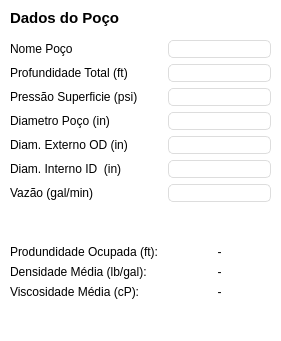
   <widget class="QGroupBox" name="groupBox">
    <property name="geometry">
     <rect>
      <x>10</x>
      <y>60</y>
      <width>281</width>
      <height>341</height>
     </rect>
    </property>
    <property name="styleSheet">
     <string notr="true">QGroupBox{
background-color: rgb(255, 255, 255);
border: none;
border-radius: 4px;
}</string>
    </property>
    <property name="title">
     <string notr="true"/>
    </property>
    <widget class="QWidget" name="gridLayoutWidget">
     <property name="geometry">
      <rect>
       <x>10</x>
       <y>40</y>
       <width>261</width>
       <height>296</height>
      </rect>
     </property>
     <layout class="QGridLayout" name="gridLayout">
      <item row="0" column="0">
       <widget class="QLabel" name="lbnTituloNomePoco">
        <property name="font">
         <font>
          <bold>false</bold>
         </font>
        </property>
        <property name="text">
         <string>Nome Poço</string>
        </property>
        <property name="alignment">
         <set>Qt::AlignmentFlag::AlignLeading|Qt::AlignmentFlag::AlignLeft|Qt::AlignmentFlag::AlignVCenter</set>
        </property>
       </widget>
      </item>
      <item row="5" column="0">
       <widget class="QLabel" name="lbnTituloDiametroID">
        <property name="font">
         <font>
          <bold>false</bold>
         </font>
        </property>
        <property name="text">
         <string>Diam. Interno ID  (in)</string>
        </property>
        <property name="alignment">
         <set>Qt::AlignmentFlag::AlignLeading|Qt::AlignmentFlag::AlignLeft|Qt::AlignmentFlag::AlignVCenter</set>
        </property>
       </widget>
      </item>
      <item row="4" column="1" colspan="2">
       <widget class="QLineEdit" name="editDiametroOD">
        <property name="styleSheet">
         <string notr="true">border: 1px solid #dddddd; 
border-radius: 5px;</string>
        </property>
       </widget>
      </item>
      <item row="9" column="1" colspan="2">
       <widget class="QLabel" name="lbnProfundidadeOcupada">
        <property name="styleSheet">
         <string notr="true"/>
        </property>
        <property name="text">
         <string>-</string>
        </property>
        <property name="alignment">
         <set>Qt::AlignmentFlag::AlignCenter</set>
        </property>
       </widget>
      </item>
      <item row="8" column="0" colspan="3">
       <spacer name="verticalSpacer_2">
        <property name="orientation">
         <enum>Qt::Orientation::Vertical</enum>
        </property>
        <property name="sizeHint" stdset="0">
         <size>
          <width>20</width>
          <height>40</height>
         </size>
        </property>
       </spacer>
      </item>
      <item row="2" column="0">
       <widget class="QLabel" name="lbnTituloPressaoSuperficie">
        <property name="font">
         <font>
          <bold>false</bold>
         </font>
        </property>
        <property name="text">
         <string>Pressão Superficie (psi)</string>
        </property>
        <property name="alignment">
         <set>Qt::AlignmentFlag::AlignLeading|Qt::AlignmentFlag::AlignLeft|Qt::AlignmentFlag::AlignVCenter</set>
        </property>
       </widget>
      </item>
      <item row="1" column="1" colspan="2">
       <widget class="QLineEdit" name="editProfundidadeTotal">
        <property name="styleSheet">
         <string notr="true">border: 1px solid #dddddd; 
border-radius: 5px;</string>
        </property>
       </widget>
      </item>
      <item row="6" column="0">
       <widget class="QLabel" name="lbnTituloVazao">
        <property name="font">
         <font>
          <bold>false</bold>
         </font>
        </property>
        <property name="text">
         <string>Vazão (gal/min)</string>
        </property>
        <property name="alignment">
         <set>Qt::AlignmentFlag::AlignLeading|Qt::AlignmentFlag::AlignLeft|Qt::AlignmentFlag::AlignVCenter</set>
        </property>
       </widget>
      </item>
      <item row="0" column="1" colspan="2">
       <widget class="QLineEdit" name="editNomePoco">
        <property name="styleSheet">
         <string notr="true">border: 1px solid #dddddd; 
border-radius: 5px;</string>
        </property>
       </widget>
      </item>
      <item row="10" column="1" colspan="2">
       <widget class="QLabel" name="lbnDensidadeMedia">
        <property name="styleSheet">
         <string notr="true"/>
        </property>
        <property name="text">
         <string>-</string>
        </property>
        <property name="alignment">
         <set>Qt::AlignmentFlag::AlignCenter</set>
        </property>
       </widget>
      </item>
      <item row="2" column="1" colspan="2">
       <widget class="QLineEdit" name="editPressaoSuperficie">
        <property name="styleSheet">
         <string notr="true">border: 1px solid #dddddd; 
border-radius: 5px;</string>
        </property>
       </widget>
      </item>
      <item row="6" column="1" colspan="2">
       <widget class="QLineEdit" name="editVazao">
        <property name="styleSheet">
         <string notr="true">border: 1px solid #dddddd; 
border-radius: 5px;</string>
        </property>
       </widget>
      </item>
      <item row="11" column="1" colspan="2">
       <widget class="QLabel" name="lbnViscosidadeMedia">
        <property name="styleSheet">
         <string notr="true"/>
        </property>
        <property name="text">
         <string>-</string>
        </property>
        <property name="alignment">
         <set>Qt::AlignmentFlag::AlignCenter</set>
        </property>
       </widget>
      </item>
      <item row="3" column="1" colspan="2">
       <widget class="QLineEdit" name="editDiametroPoco">
        <property name="styleSheet">
         <string notr="true">border: 1px solid #dddddd; 
border-radius: 5px;</string>
        </property>
       </widget>
      </item>
      <item row="12" column="0" colspan="3">
       <spacer name="verticalSpacer">
        <property name="orientation">
         <enum>Qt::Orientation::Vertical</enum>
        </property>
        <property name="sizeHint" stdset="0">
         <size>
          <width>20</width>
          <height>40</height>
         </size>
        </property>
       </spacer>
      </item>
      <item row="10" column="0">
       <widget class="QLabel" name="lbnTituloDensidadeMedia">
        <property name="font">
         <font>
          <bold>false</bold>
         </font>
        </property>
        <property name="text">
         <string>Densidade Média (lb/gal): </string>
        </property>
        <property name="alignment">
         <set>Qt::AlignmentFlag::AlignLeading|Qt::AlignmentFlag::AlignLeft|Qt::AlignmentFlag::AlignVCenter</set>
        </property>
       </widget>
      </item>
      <item row="9" column="0">
       <widget class="QLabel" name="lbnTituloProfundidadeOcupada">
        <property name="font">
         <font>
          <bold>false</bold>
         </font>
        </property>
        <property name="text">
         <string>Produndidade Ocupada (ft): </string>
        </property>
        <property name="alignment">
         <set>Qt::AlignmentFlag::AlignLeading|Qt::AlignmentFlag::AlignLeft|Qt::AlignmentFlag::AlignVCenter</set>
        </property>
       </widget>
      </item>
      <item row="4" column="0">
       <widget class="QLabel" name="lbnTituloDiametroOD">
        <property name="font">
         <font>
          <bold>false</bold>
         </font>
        </property>
        <property name="text">
         <string>Diam. Externo OD (in)</string>
        </property>
        <property name="alignment">
         <set>Qt::AlignmentFlag::AlignLeading|Qt::AlignmentFlag::AlignLeft|Qt::AlignmentFlag::AlignVCenter</set>
        </property>
       </widget>
      </item>
      <item row="1" column="0">
       <widget class="QLabel" name="lbnTituloProfunidadeTotal">
        <property name="font">
         <font>
          <bold>false</bold>
         </font>
        </property>
        <property name="text">
         <string>Profundidade Total (ft)</string>
        </property>
        <property name="alignment">
         <set>Qt::AlignmentFlag::AlignLeading|Qt::AlignmentFlag::AlignLeft|Qt::AlignmentFlag::AlignVCenter</set>
        </property>
       </widget>
      </item>
      <item row="5" column="1" colspan="2">
       <widget class="QLineEdit" name="editDiametroID">
        <property name="styleSheet">
         <string notr="true">border: 1px solid #dddddd; 
border-radius: 5px;</string>
        </property>
       </widget>
      </item>
      <item row="3" column="0">
       <widget class="QLabel" name="lbnTituloDiametroPoco">
        <property name="font">
         <font>
          <bold>false</bold>
         </font>
        </property>
        <property name="text">
         <string>Diametro Poço (in)</string>
        </property>
        <property name="alignment">
         <set>Qt::AlignmentFlag::AlignLeading|Qt::AlignmentFlag::AlignLeft|Qt::AlignmentFlag::AlignVCenter</set>
        </property>
       </widget>
      </item>
      <item row="11" column="0">
       <widget class="QLabel" name="lbnTituloViscosidadeMedia">
        <property name="font">
         <font>
          <bold>false</bold>
         </font>
        </property>
        <property name="text">
         <string>Viscosidade Média (cP):</string>
        </property>
        <property name="alignment">
         <set>Qt::AlignmentFlag::AlignLeading|Qt::AlignmentFlag::AlignLeft|Qt::AlignmentFlag::AlignVCenter</set>
        </property>
       </widget>
      </item>
     </layout>
    </widget>
    <widget class="QLabel" name="label">
     <property name="geometry">
      <rect>
       <x>10</x>
       <y>10</y>
       <width>201</width>
       <height>16</height>
      </rect>
     </property>
     <property name="font">
      <font>
       <pointsize>11</pointsize>
       <bold>true</bold>
      </font>
     </property>
     <property name="text">
      <string>Dados do Poço</string>
     </property>
    </widget>
   </widget>
